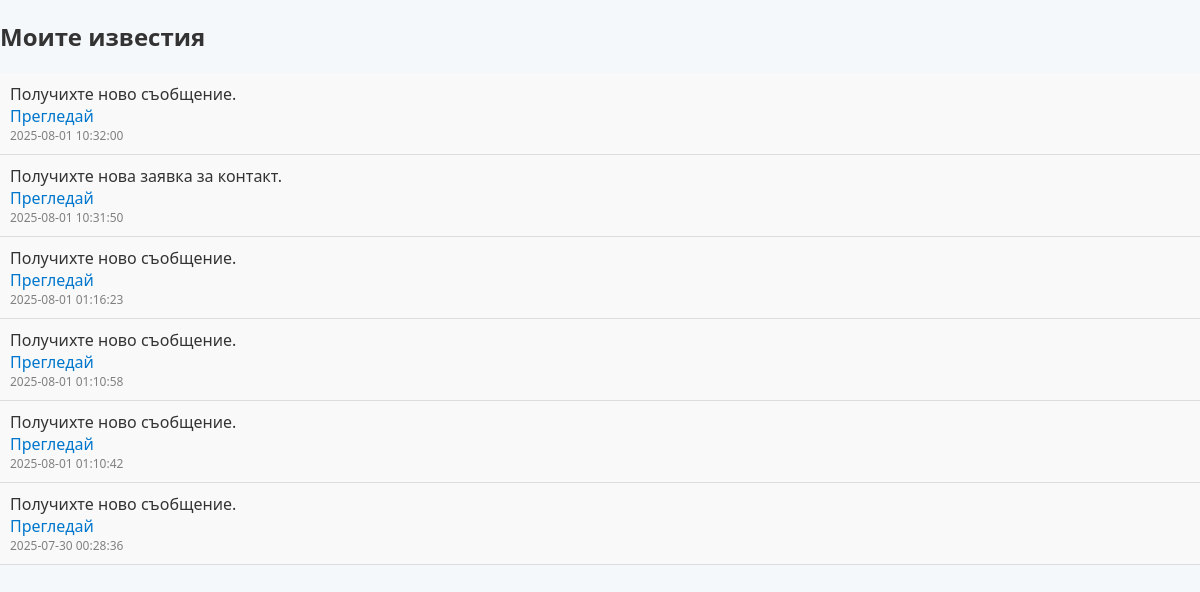
Page /php/notifications.php (signed in) on the committed database.
### tables this page shows
CREATE TABLE `notifications` (
  `id` int(11) NOT NULL,
  `user_id` int(11) NOT NULL,
  `message` text NOT NULL,
  `link` varchar(255) DEFAULT NULL,
  `is_read` tinyint(1) DEFAULT 0,
  `created_at` datetime DEFAULT current_timestamp()
);

### php/notifications.php (the view, shortened to what this page needs)
<?php
require 'db.php';
$user_id = $_SESSION['user']['id'];
$stmt = $conn->prepare("SELECT * FROM notifications WHERE user_id = ? ORDER BY created_at DESC");
$stmt->execute([$user_id]);
$notifications = $stmt->fetchAll(PDO::FETCH_ASSOC);
?>
<!DOCTYPE html>
<html lang="bg">
<head>
    <link rel="stylesheet" href="css/style.css">
</head>
<body>
    <div class="container">
        <h2>Моите известия</h2>
        <?php if (empty($notifications)): ?>
            <p>Нямате известия.</p>
        <?php else: ?>
            <?php foreach ($notifications as $n): ?>
                <div class="notif-item">
                    <div><?= htmlspecialchars($n['message']) ?></div>
                    <?php if ($n['link']): ?>
                        <a href="<?= htmlspecialchars($n['link']) ?>">Прегледай</a>
                    <?php endif; ?>
                    <div class="notif-time"><?= $n['created_at'] ?></div>
                </div>
            <?php endforeach; ?>
        <?php endif; ?>
    </div>
</body>
</html>

### css/style.css (style rules this page uses)
body { font-family: 'Segoe UI', sans-serif; margin: 0; padding: 0; background-color: #f5f8fa; color: #333; }

### php/notifications.php (style rules this page uses)
.notif-item { border-bottom: 1px solid #ddd; padding: 10px; background: #f9f9f9; }
.notif-item a { text-decoration: none; color: #0077cc; }
.notif-time { font-size: 12px; color: gray; }

### rows in the picture
notifications: message "Получихте ново съобщение.", created_at "2025-08-01 10:32:00"
notifications: message "Получихте нова заявка за контакт.", created_at "2025-08-01 10:31:50"
notifications: message "Получихте ново съобщение.", created_at "2025-08-01 01:16:23"
notifications: message "Получихте ново съобщение.", created_at "2025-08-01 01:10:58"
notifications: message "Получихте ново съобщение.", created_at "2025-08-01 01:10:42"
notifications: message "Получихте ново съобщение.", created_at "2025-07-30 00:28:36"
